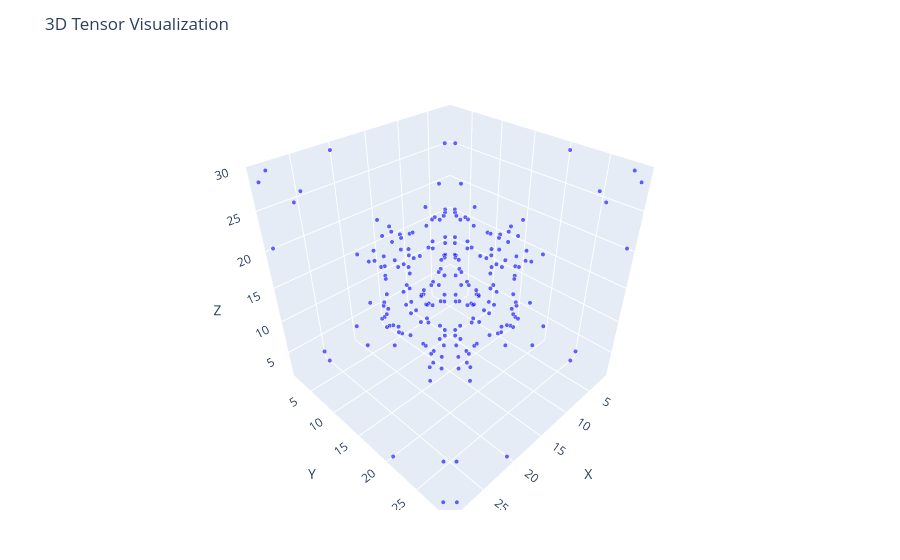

Notebook code cell kept with this figure:
### Code cell
plotTensor(fdaTen)

### Figure 1 — Plotly figure (JSON) as saved in the notebook; plotly's stock layout.template omitted (floating-point values rounded to 4 significant figures; data arrays with more than 128 entries replaced by an {"elided": "..."} marker saying what was removed)
{"data": [{"marker": {"color": "blue", "opacity": 0.6, "size": {"elided": "234 int values"}}, "mode": "markers", "type": "scatter3d", "x": {"elided": "234 int values"}, "y": {"elided": "234 int values"}, "z": {"elided": "234 int values"}}], "layout": {"margin": {"b": 50, "l": 50, "r": 50, "t": 60}, "scene": {"aspectmode": "cube", "xaxis": {"range": [1, 30], "title": "X"}, "yaxis": {"range": [1, 30], "title": "Y"}, "zaxis": {"range": [1, 30], "title": "Z"}}, "title": "3D Tensor Visualization"}}
